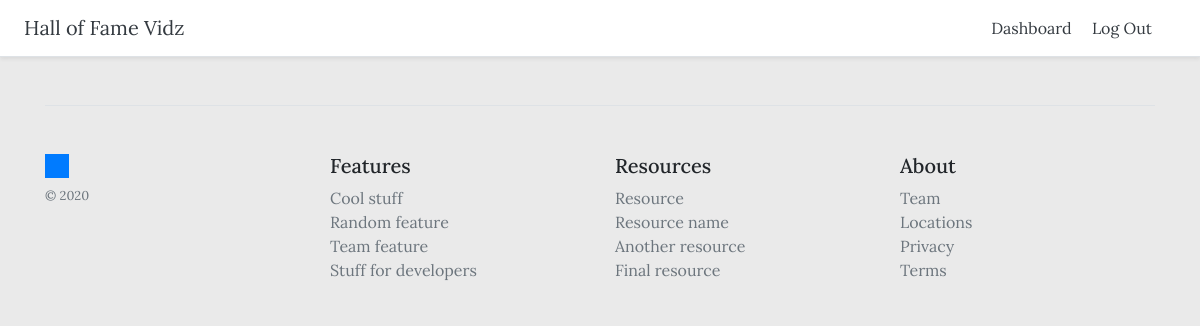
Before: /user/13 (signed in) with the older database file.
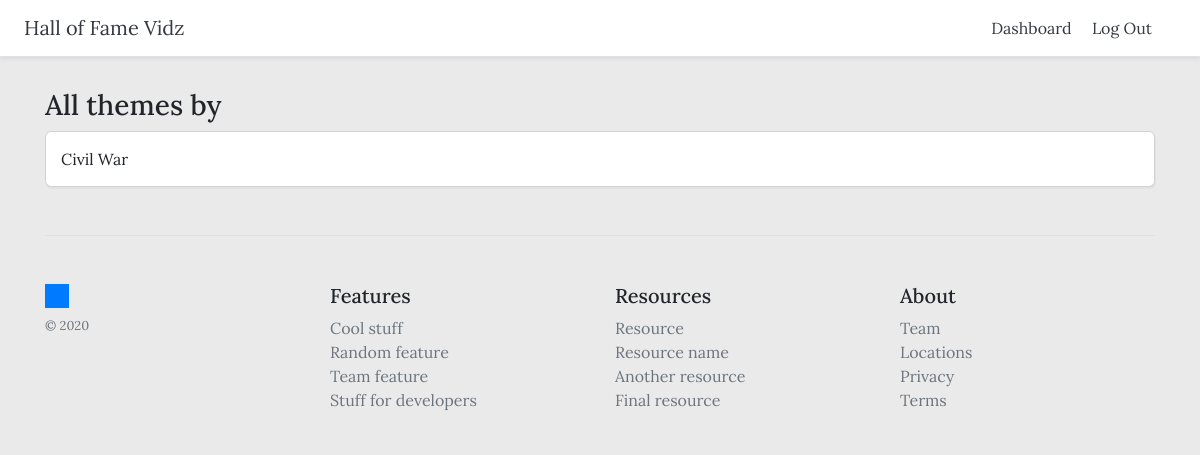
After: the same page with the newer database file.
### themes/models.py (models this page shows, shortened)
class Theme(models.Model):
    title = models.CharField(max_length=255)
    created_at = models.DateTimeField(auto_now_add=True)
    updated_at = models.DateTimeField(auto_now=True)
    description = models.TextField()
    user = models.ForeignKey(User, on_delete=models.CASCADE)

### themes/views.py (the view)
# urls.py: path('user/<int:id>', views.userthemes, name='userthemes'),
@login_required
def userthemes(request, id):
    themes = Theme.objects.filter(id=id)
    context = {'themes': themes}
    return render(request, 'themes/userthemes.html', context)

### themes/templates/themes/userthemes.html (shortened to what this page needs)
{% extends 'themes/base.html' %}
{% block content %}
{% for video in themes %}
    <h3>All themes by <b>{{ theme.user }}</b></h3>
    <div id="themerow">
        <div>
            {{ video.title }}
        </div>
    </div>
{% endfor %}
{% endblock %}

### themes/templates/themes/base.html (shortened to what this page needs)
<!DOCTYPE html>
<html lang="en">
{% load static %}
<head>
    <link rel="stylesheet" href="https://cdnjs.cloudflare.com/ajax/libs/twitter-bootstrap/4.5.2/css/bootstrap.min.css">
    <link rel="stylesheet" href="https://cdnjs.cloudflare.com/ajax/libs/font-awesome/5.15.0/css/all.min.css">
    <link rel="stylesheet" href="{% static 'css/style.css'%}" type="text/css">
</head>
<body>
    <div class="d-flex flex-column flex-md-row align-items-center p-3 px-md-4 bg-white border-bottom shadow-sm">
        <h5 class="my-0 mr-md-auto font-weight-normal">
            <a href="{% url 'home' %}" class="text-dark">Hall of Fame Vidz</a>
        </h5>
        <nav class="my-2 my-md-0 mr-md-3">
            {% if user.is_authenticated %}
            <a class="p-2 text-dark" href="{% url 'dashboard' %}">Dashboard</a>
            <a class="p-2 text-dark" id="logoutbtn" href="{% url 'logout' %}">Log Out</a>
            {% else %}
            <a class="p-2 text-dark" id="loginbtn" href="{% url 'login' %}">Log In</a>
            {% endif %}
        </nav>
    </div>
    <div class="container">
        {% block content%}{% endblock %}
        <footer class="pt-4 my-md-5 pt-md-5 border-top">
            <div class="row">
                <div class="col-12 col-md">
                <img class="mb-2" src="{% static 'media/favicon.ico' %}" alt="" width="24" height="24">
                <small class="d-block mb-3 text-muted">&copy; 2020</small>
                </div>
                <div class="col-6 col-md">
                <h5>Features</h5>
                <ul class="list-unstyled text-small">
                    <li><a class="text-muted" href="#">Cool stuff</a></li>
                    <li><a class="text-muted" href="#">Random feature</a></li>
                    <li><a class="text-muted" href="#">Team feature</a></li>
                    <li><a class="text-muted" href="#">Stuff for developers</a></li>
                </ul>
                </div>
                <div class="col-6 col-md">
                <h5>Resources</h5>
                <ul class="list-unstyled text-small">
                    <li><a class="text-muted" href="#">Resource</a></li>
                    <li><a class="text-muted" href="#">Resource name</a></li>
                    <li><a class="text-muted" href="#">Another resource</a></li>
                    <li><a class="text-muted" href="#">Final resource</a></li>
                </ul>
                </div>
                <div class="col-6 col-md">
                <h5>About</h5>
                <ul class="list-unstyled text-small">
                    <li><a class="text-muted" href="#">Team</a></li>
                    <li><a class="text-muted" href="#">Locations</a></li>
                    <li><a class="text-muted" href="#">Privacy</a></li>
                    <li><a class="text-muted" href="#">Terms</a></li>
                </ul>
                </div>
            </div>
        </footer>
    </div>
</body>
</html>

### themes/static/css/style.css (style rules this page uses)
* { font-family: 'Lora', sans-serif; }
body { background-color: rgb(234, 234, 234); }
.container { margin-top: 4vh; }
#themerow, #recentthemesbox { margin-top: 5px; padding: 15px; border: 1px solid rgba(128, 128, 128, 0.346); border-radius: 6px; box-shadow: 1px 2px rgba(219, 219, 219, 0.552); background-color: #ffffff; }

Changed rows visible on the page:
added Theme: title "Civil War"
